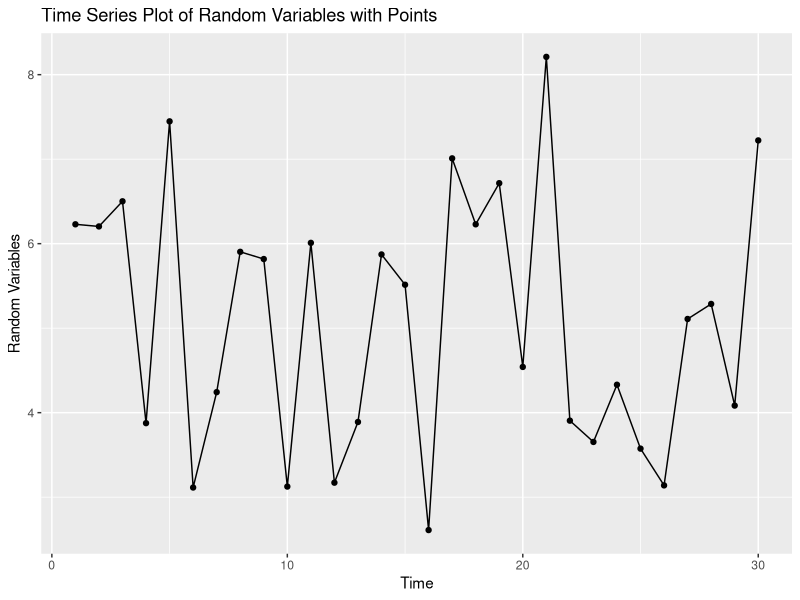

The R source for this figure:
library(mvtnorm)
library(ggplot2)

n = 30
mu = 5
sig_sq = 2

# First do independent model
# Generate 30 independent and identically distributed normal random variables
random_variables  <- rnorm(n, mean = mu, sd = sqrt(sig_sq))

# Create a data frame with time points and random variables
time_points <- seq(1, 30)
df <- data.frame(Time = time_points, Random_Variables = random_variables)

# Plot the time series graph
ggplot(data = df, aes(x = Time, y = Random_Variables)) +
  geom_line() +
  geom_point() +
  labs(x = "Time", y = "Random Variables") +
  ggtitle("Time Series Plot of Random Variables with Points")